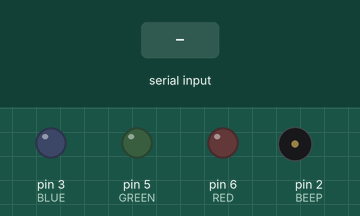
Simulated run of this sketch. Board: Arduino Uno, built with avr-gcc and run on an emulated ATmega328P. Shown: output pins drawn as LEDs (lit = HIGH), buzzer (waves = sounding, pin HIGH). Inputs (shaded band) come from the test bench. What the sketch prints to the serial monitor is not drawn.

Above: at 1.2 s.
1.3 s: "ATBEEP\n" received over Serial
At 2.1 s:
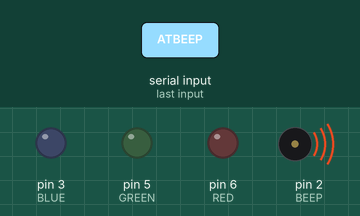
3.8 s: "ATCOLOR\n" received over Serial
5.3 s: "B_ON\n" received over Serial
Timing chart, 0 to 8.3 s (numbered marks = the images above; inputs shaded):
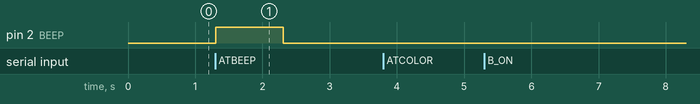

The sketch:

ledarduino.txt.ino
```cpp
#define BLUE  3
#define RED  6
#define GREEN 5
#define BEEP 2
void setup()


{

pinMode(BLUE, OUTPUT);
pinMode(RED, OUTPUT);
pinMode(GREEN, OUTPUT);
pinMode(BEEP, OUTPUT);
Serial.begin(9600);

Serial.setTimeout(50000);
}
int state = 0;

void loop() {
  //  if (!Serial.available()) return;

    String line = Serial.readStringUntil('\n');

    int sep = line.indexOf('=');
    String command;
    String arg;
    if (sep == -1){
        command = line;
    } else {
        command = line.substring(0, sep);
        arg = line.substring(sep+1);
    }

    if (command == "ATCOLOR") {
        if (arg == "B_ON") {
            analogWrite(BLUE, 255);
        } else if (arg == "B_OFF") {
            analogWrite(BLUE, 0);
        } else {
            Serial.println("ERR: Unknown arg for ATCOLOR.");
            return;
        }
    } else if (command == "ATBEEP") {
        digitalWrite(BEEP, HIGH);
        delay(1000);
        digitalWrite(BEEP, LOW);
    } else if (command == "ATCOLOR?") {
        Serial.println(state);
    } else {

        Serial.println("ERR: Unknown command.");
        return;
    }

    Serial.println("OK");
}
```

Measured:
- after the input at 1.3 s, pin 2 (BEEP): LOW → HIGH at once, → LOW 1.0 s later
- after the input at 3.8 s, every drawn part: stays the same
- after the input at 5.3 s, every drawn part: stays the same
